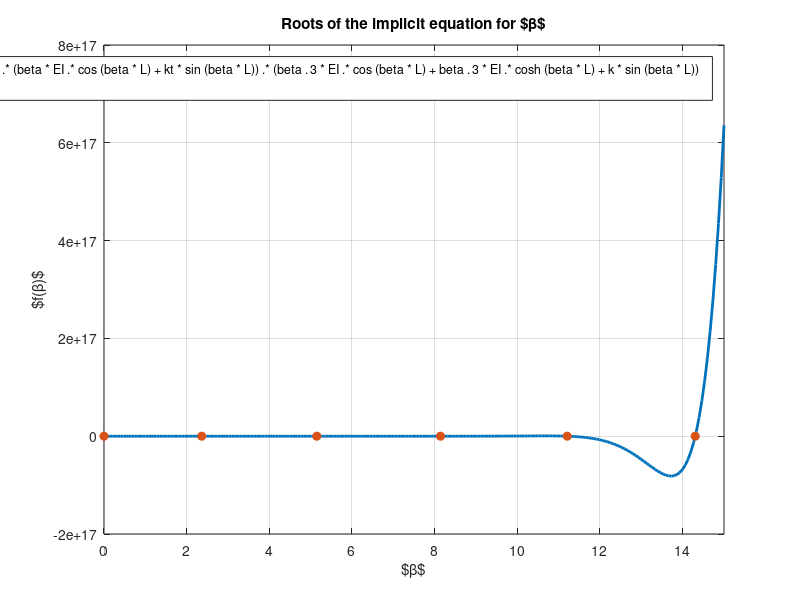

This figure's MATLAB source: (Note: this script raises an error after producing the figure.)
clc; clear; close all;

% Parameters
EI = 41.67; % N/m^2
rho = 8000; % kg/m^3
A = 0.0001; % m^2
L = 1; % m
k = 100; % N/m
kt = 100; % N*m/rad

c = sqrt(EI / (rho * A));

% Define the function for finding roots
f = @(beta) -2 * beta.^3 .* (beta * EI .* cos(beta * L) + kt * sin(beta * L)) .* (beta.^3 * EI .* cos(beta * L) + beta.^3 * EI .* cosh(beta * L) + k * sin(beta * L));

% Find the first 6 roots
beta_roots = [];
for beta0 = linspace(0, 15, 100)
    try
        root = fzero(f, beta0);
        if isempty(beta_roots) || all(abs(beta_roots - root) > 1e-3)
            beta_roots = [beta_roots; root];
        end
        if length(beta_roots) >= 6
            break;
        end
    catch
        % Ignore errors due to fzero not converging
    end
end
beta_roots = unique(beta_roots);
beta_roots = beta_roots(1:min(6, length(beta_roots)));

% Plot the function and the roots
colors = get(groot, 'DefaultAxesColorOrder');
fplot(f, [0, 15], 'LineWidth', 2);
hold on;
plot(beta_roots, zeros(1, length(beta_roots)), 'o', 'MarkerSize', 6, 'MarkerFaceColor', colors(2, :), 'MarkerEdgeColor', colors(2, :));
grid on;
xlabel('$\beta$');
ylabel('$f(\beta)$');
title('Roots of the implicit equation for $\beta$');

set(gcf, 'units', 'pixels', 'position', [100, 100, 600, 200]);
% exportgraphics(gcf, 'q2.png', 'Resolution', 300);

% Display the roots
disp('Beta roots:');
disp(beta_roots);

% Calculate the natural frequencies
natural_frequencies = beta_roots.^2 * c;
disp('Natural frequencies:');
disp(natural_frequencies);

BCM = @(beta) [1, 0, 1, 0;
    -beta^2, 0, beta^2, 0;
    beta^3 * EI * sin(beta * L) - k * cos(beta * L), -beta^3 * EI * cos(beta * L) - k * sin(beta * L), beta^3 * EI * sinh(beta * L) - k * cosh(beta * L), -beta^3 * EI * cosh(beta * L) - k * sinh(beta * L);
    -beta^2 * EI * cos(beta * L) - beta * kt * sin(beta * L), -beta^2 * EI * cos(beta * L) - beta * kt * sin(beta * L), -beta^2 * EI * cosh(beta * L) - beta * kt * sin(beta * L), -beta^2 * EI * cosh(beta * L) - kt * sinh(beta * L)];

BCM(beta_roots(3))

% Solve BCM * C = 0
C = zeros(4, length(beta_roots));
for i = 1:length(beta_roots)
    beta = beta_roots(i);
    C(:, i) = null(BCM(beta));
end

% Plot the mode shapes
figure;
for i = 1:length(beta_roots)
    beta = beta_roots(i);
    x = linspace(0, L, 100);
    y = C(1, i) * cos(beta .* x) + C(2, i) * sin(beta .* x) + C(3, i) * cosh(beta .* x) + C(4, i) * sinh(beta .* x);
    subplot(2, 3, i);
    plot(x, y, 'LineWidth', 2);
    grid on;
    xlabel('x');
    ylabel(['$\phi_', num2str(i), '(x)$']);
    title(['$\omega = ', num2str(natural_frequencies(i), '%.5g'), '$ rad/s']);
end

set(gcf, 'units', 'pixels', 'position', [100, 100, 1200, 600]);
% exportgraphics(gcf, 'q2_modes.png', 'Resolution', 300);
